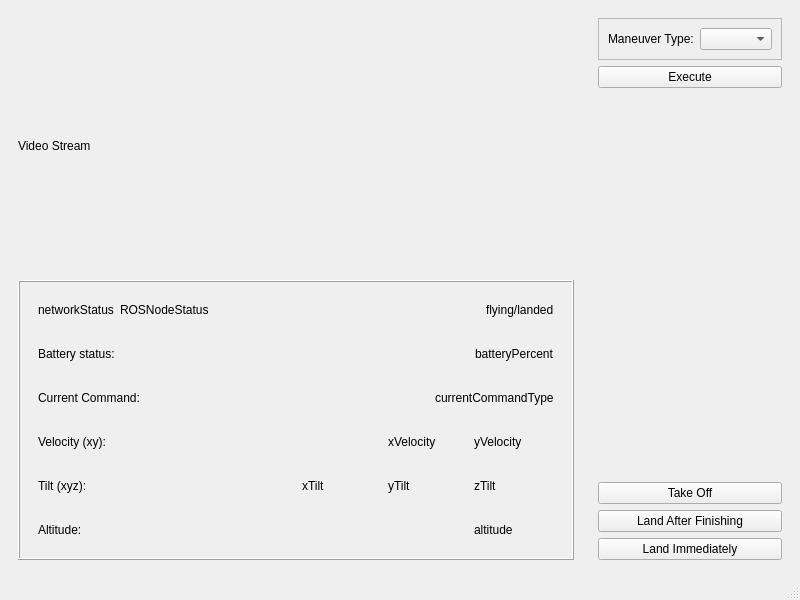
<?xml version="1.0" encoding="UTF-8"?>
<ui version="4.0">
 <class>ardroneCommandGuiTemplate</class>
 <widget class="QMainWindow" name="ardroneCommandGuiTemplate">
  <property name="geometry">
   <rect>
    <x>0</x>
    <y>0</y>
    <width>800</width>
    <height>600</height>
   </rect>
  </property>
  <property name="windowTitle">
   <string>AR Drone Command GUI</string>
  </property>
  <widget class="QWidget" name="centralwidget">
   <layout class="QHBoxLayout" name="horizontalLayout">
    <item>
     <widget class="QFrame" name="leftFrame">
      <property name="sizePolicy">
       <sizepolicy hsizetype="Preferred" vsizetype="Preferred">
        <horstretch>1</horstretch>
        <verstretch>0</verstretch>
       </sizepolicy>
      </property>
      <property name="frameShape">
       <enum>QFrame::NoFrame</enum>
      </property>
      <property name="frameShadow">
       <enum>QFrame::Raised</enum>
      </property>
      <layout class="QVBoxLayout" name="verticalLayout">
       <item>
        <widget class="QLabel" name="videoStreamLabel">
         <property name="text">
          <string>Video Stream</string>
         </property>
        </widget>
       </item>
       <item>
        <widget class="QFrame" name="statusFrame">
         <property name="frameShape">
          <enum>QFrame::Box</enum>
         </property>
         <property name="frameShadow">
          <enum>QFrame::Raised</enum>
         </property>
         <layout class="QVBoxLayout" name="verticalLayout_2">
          <item>
           <widget class="QFrame" name="flyingLandedNodeStatusFrame">
            <property name="frameShape">
             <enum>QFrame::NoFrame</enum>
            </property>
            <property name="frameShadow">
             <enum>QFrame::Plain</enum>
            </property>
            <layout class="QHBoxLayout" name="horizontalLayout_2">
             <item>
              <widget class="QLabel" name="networkConnectionStatus">
               <property name="text">
                <string>networkStatus</string>
               </property>
              </widget>
             </item>
             <item>
              <widget class="QLabel" name="ROSNodesStatusLabel">
               <property name="text">
                <string>ROSNodeStatus</string>
               </property>
              </widget>
             </item>
             <item>
              <spacer name="horizontalSpacer_5">
               <property name="orientation">
                <enum>Qt::Horizontal</enum>
               </property>
               <property name="sizeHint" stdset="0">
                <size>
                 <width>40</width>
                 <height>20</height>
                </size>
               </property>
              </spacer>
             </item>
             <item>
              <widget class="QLabel" name="flyingLandedLabel">
               <property name="text">
                <string>flying/landed</string>
               </property>
              </widget>
             </item>
            </layout>
           </widget>
          </item>
          <item>
           <widget class="QFrame" name="batteryStatusFrame">
            <property name="frameShape">
             <enum>QFrame::NoFrame</enum>
            </property>
            <property name="frameShadow">
             <enum>QFrame::Raised</enum>
            </property>
            <layout class="QHBoxLayout" name="horizontalLayout_8">
             <item>
              <widget class="QLabel" name="batteryStatusStatic">
               <property name="text">
                <string>Battery status:</string>
               </property>
              </widget>
             </item>
             <item>
              <spacer name="horizontalSpacer_6">
               <property name="orientation">
                <enum>Qt::Horizontal</enum>
               </property>
               <property name="sizeHint" stdset="0">
                <size>
                 <width>40</width>
                 <height>20</height>
                </size>
               </property>
              </spacer>
             </item>
             <item>
              <widget class="QLabel" name="batteryStatusLabel">
               <property name="text">
                <string>batteryPercent</string>
               </property>
              </widget>
             </item>
            </layout>
           </widget>
          </item>
          <item>
           <widget class="QFrame" name="frame">
            <property name="frameShape">
             <enum>QFrame::NoFrame</enum>
            </property>
            <property name="frameShadow">
             <enum>QFrame::Raised</enum>
            </property>
            <layout class="QHBoxLayout" name="horizontalLayout_6">
             <item>
              <widget class="QLabel" name="currentCommandLabelStatic">
               <property name="text">
                <string>Current Command:</string>
               </property>
              </widget>
             </item>
             <item>
              <spacer name="horizontalSpacer_4">
               <property name="orientation">
                <enum>Qt::Horizontal</enum>
               </property>
               <property name="sizeHint" stdset="0">
                <size>
                 <width>40</width>
                 <height>20</height>
                </size>
               </property>
              </spacer>
             </item>
             <item>
              <widget class="QLabel" name="currentCommandLabel">
               <property name="text">
                <string>currentCommandType</string>
               </property>
              </widget>
             </item>
            </layout>
           </widget>
          </item>
          <item>
           <widget class="QFrame" name="speedStatusFrame">
            <property name="frameShape">
             <enum>QFrame::NoFrame</enum>
            </property>
            <property name="frameShadow">
             <enum>QFrame::Raised</enum>
            </property>
            <layout class="QHBoxLayout" name="horizontalLayout_3">
             <item>
              <widget class="QLabel" name="velocityLabel">
               <property name="text">
                <string>Velocity (xy):</string>
               </property>
              </widget>
             </item>
             <item>
              <spacer name="horizontalSpacer">
               <property name="orientation">
                <enum>Qt::Horizontal</enum>
               </property>
               <property name="sizeHint" stdset="0">
                <size>
                 <width>40</width>
                 <height>20</height>
                </size>
               </property>
              </spacer>
             </item>
             <item>
              <widget class="QLabel" name="xVelocityLabel">
               <property name="minimumSize">
                <size>
                 <width>80</width>
                 <height>20</height>
                </size>
               </property>
               <property name="text">
                <string>xVelocity</string>
               </property>
              </widget>
             </item>
             <item>
              <widget class="QLabel" name="yVelocityLabel">
               <property name="minimumSize">
                <size>
                 <width>80</width>
                 <height>20</height>
                </size>
               </property>
               <property name="text">
                <string>yVelocity</string>
               </property>
              </widget>
             </item>
            </layout>
           </widget>
          </item>
          <item>
           <widget class="QFrame" name="tiltFrame">
            <property name="frameShape">
             <enum>QFrame::NoFrame</enum>
            </property>
            <property name="frameShadow">
             <enum>QFrame::Raised</enum>
            </property>
            <layout class="QHBoxLayout" name="horizontalLayout_5">
             <item>
              <widget class="QLabel" name="tiltXYZLabelStatic">
               <property name="text">
                <string>Tilt (xyz):</string>
               </property>
              </widget>
             </item>
             <item>
              <spacer name="horizontalSpacer_2">
               <property name="orientation">
                <enum>Qt::Horizontal</enum>
               </property>
               <property name="sizeHint" stdset="0">
                <size>
                 <width>40</width>
                 <height>20</height>
                </size>
               </property>
              </spacer>
             </item>
             <item>
              <widget class="QLabel" name="xTiltLabel">
               <property name="minimumSize">
                <size>
                 <width>80</width>
                 <height>0</height>
                </size>
               </property>
               <property name="text">
                <string>xTilt</string>
               </property>
              </widget>
             </item>
             <item>
              <widget class="QLabel" name="yTiltLabel">
               <property name="minimumSize">
                <size>
                 <width>80</width>
                 <height>0</height>
                </size>
               </property>
               <property name="text">
                <string>yTilt</string>
               </property>
              </widget>
             </item>
             <item>
              <widget class="QLabel" name="zTiltLabel">
               <property name="minimumSize">
                <size>
                 <width>80</width>
                 <height>0</height>
                </size>
               </property>
               <property name="text">
                <string>zTilt</string>
               </property>
              </widget>
             </item>
            </layout>
           </widget>
          </item>
          <item>
           <widget class="QFrame" name="altitudeFrame">
            <property name="frameShape">
             <enum>QFrame::NoFrame</enum>
            </property>
            <property name="frameShadow">
             <enum>QFrame::Raised</enum>
            </property>
            <layout class="QHBoxLayout" name="horizontalLayout_4">
             <item>
              <widget class="QLabel" name="altitudeLabelStatic">
               <property name="text">
                <string>Altitude:</string>
               </property>
              </widget>
             </item>
             <item>
              <spacer name="horizontalSpacer_3">
               <property name="orientation">
                <enum>Qt::Horizontal</enum>
               </property>
               <property name="sizeHint" stdset="0">
                <size>
                 <width>40</width>
                 <height>20</height>
                </size>
               </property>
              </spacer>
             </item>
             <item>
              <widget class="QLabel" name="altitudeLabel">
               <property name="minimumSize">
                <size>
                 <width>80</width>
                 <height>0</height>
                </size>
               </property>
               <property name="text">
                <string>altitude</string>
               </property>
              </widget>
             </item>
            </layout>
           </widget>
          </item>
         </layout>
        </widget>
       </item>
      </layout>
     </widget>
    </item>
    <item>
     <widget class="QFrame" name="rightFrame">
      <property name="sizePolicy">
       <sizepolicy hsizetype="Preferred" vsizetype="Preferred">
        <horstretch>0</horstretch>
        <verstretch>0</verstretch>
       </sizepolicy>
      </property>
      <property name="frameShape">
       <enum>QFrame::NoFrame</enum>
      </property>
      <property name="frameShadow">
       <enum>QFrame::Raised</enum>
      </property>
      <layout class="QVBoxLayout" name="verticalLayout_3">
       <item>
        <widget class="QFrame" name="frame_2">
         <property name="frameShape">
          <enum>QFrame::StyledPanel</enum>
         </property>
         <property name="frameShadow">
          <enum>QFrame::Raised</enum>
         </property>
         <layout class="QHBoxLayout" name="horizontalLayout_7">
          <item>
           <widget class="QLabel" name="label">
            <property name="text">
             <string>Maneuver Type:</string>
            </property>
           </widget>
          </item>
          <item>
           <widget class="QComboBox" name="maneuverComboBox"/>
          </item>
         </layout>
        </widget>
       </item>
       <item>
        <widget class="QPushButton" name="executeManeuverPushButton">
         <property name="text">
          <string>Execute</string>
         </property>
        </widget>
       </item>
       <item>
        <spacer name="verticalSpacer">
         <property name="orientation">
          <enum>Qt::Vertical</enum>
         </property>
         <property name="sizeHint" stdset="0">
          <size>
           <width>20</width>
           <height>354</height>
          </size>
         </property>
        </spacer>
       </item>
       <item>
        <widget class="QPushButton" name="takeOffPushButton">
         <property name="text">
          <string>Take Off</string>
         </property>
        </widget>
       </item>
       <item>
        <widget class="QPushButton" name="landAfterFinishingPushButton">
         <property name="text">
          <string>Land After Finishing</string>
         </property>
        </widget>
       </item>
       <item>
        <widget class="QPushButton" name="landImmediatelyPushButton">
         <property name="text">
          <string>Land Immediately</string>
         </property>
        </widget>
       </item>
      </layout>
     </widget>
    </item>
   </layout>
  </widget>
  <widget class="QMenuBar" name="menubar">
   <property name="geometry">
    <rect>
     <x>0</x>
     <y>0</y>
     <width>800</width>
     <height>20</height>
    </rect>
   </property>
  </widget>
  <widget class="QStatusBar" name="statusbar"/>
 </widget>
 <resources/>
 <connections/>
</ui>
